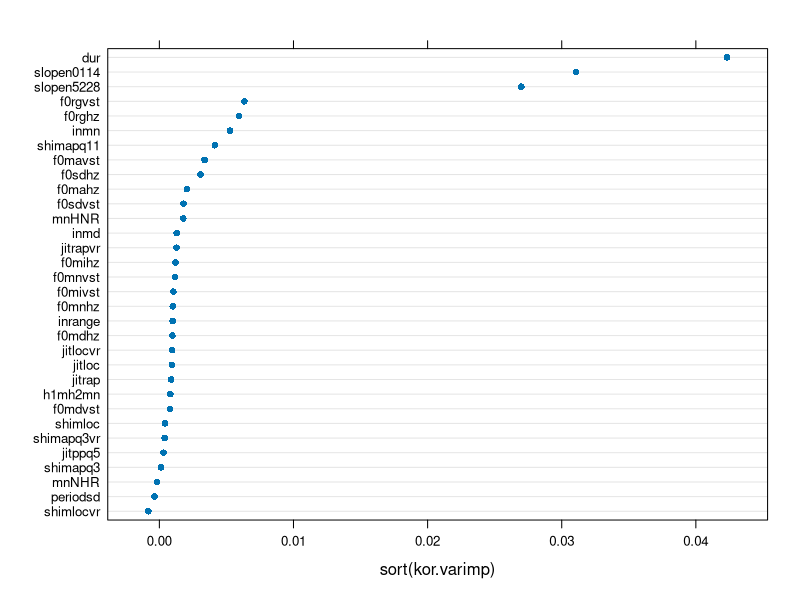
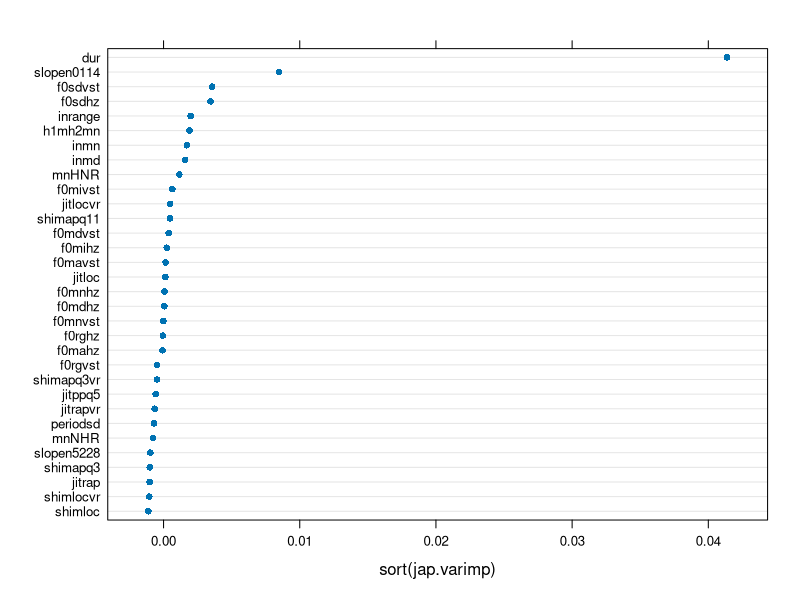

These figures' R source, in order:
## Bodo Winter
## September 14, 2016
## Japanese & Korean production analysis

##------------------------------------------------------------------
## Pre-processing:
##------------------------------------------------------------------

## Load in libraries:

library(dplyr)	# for data processing
library(lme4)	# for mixed models
library(party)	# for random forests
options(stringsAsFactors = F)
options(dplyr.width = Inf)

## Load in data:

setwd('/Volumes/Macintosh HD/Volumes/Macintosh HD/Users/teeniematlock/Desktop/research/politeness/japanese_perception/analysis/')
prod <- read.csv('japanese_korean_production.csv') %>% tbl_df()

## Create a 'unique speaker variable' by pasting subject column with language column:

prod$SubID <- paste(prod$speaker, prod$language, sep = ':')

## Create a 'unique item variable' by pasting item column with langtask column:

prod$Item <- paste(prod$scenario, prod$langtask, sep = ':')

## Create Korean and Japanese subsets:

kor <- filter(prod, language == 'Korean')
jap <- filter(prod, language == 'Japanese')



##------------------------------------------------------------------
## Mixed model analysis:
##------------------------------------------------------------------

## Define variables to perform mixed model analysis on:

variables <- c('dur', 'f0mnhz', 'f0sdhz',
	'inmn', 'inrange', 'jitloc',
	'shimloc', 'h1mh2mn', 'mnHNR')

## Create empty tables to be filled with relevant statistics:
## (gender main effect, attitude main effect and gender * attitude interaction)
## (for each one we store t-value and slope)
## (... later to be replaced with likelihood ratio test results)
## (can amend this to include SEs for publication)

kor.res <- data.frame(variables,
	gen.t = 0, gen.slope = 0,
	pol.t = 0, pol.slope = 0,
	int.t = 0, int.slope = 0)
jap.res <- kor.res	# copy for Japanese

## Get formula snippets that will be used later:

main_effects <- 'gender + condition2'
int_effects <- paste(main_effects, 'gender:condition2', sep = ' + ')
rand_effects <- '(1 + condition2|SubID) + (1|Item)'
main_effects <- paste(main_effects, rand_effects, sep = ' + ')
int_effects <- paste(int_effects, rand_effects, sep = ' + ')
# explanation: attitude is within-subjects, so there's a random effect for that
# and gender is within-items so there's a random effect for that

## To fork off Powerpoint (Role-Play, Winter & Grawunder, 2012) and E-Prime (Brown et al., 2014) task:

# jap <- filter(jap, task == 'epr')
jap <- filter(jap, task == 'ppt')

## Loop through variables and perform the following analyses:

for (i in 1:length(variables)) {
	## Select variable:
	
	this_var <- variables[i]
	
	## Create formulas:
	
	var_form <- paste0(this_var, ' ~ ')
	main_form <- paste0(var_form, main_effects)
	int_form <- paste0(var_form, int_effects)
	
	## Run models for Korean:
	
	xmdl.main <- lmer(as.formula(main_form),
		data = kor, REML = F)
	xmdl.main <- summary(xmdl.main)$coefficients
	
	xmdl.int <- lmer(as.formula(int_form),
		data = kor, REML = F)
	xmdl.int <- summary(xmdl.int)$coefficients	
	
	## Store relevant data:
	
	kor.res[i, ]$gen.t <- xmdl.main['genderM', 't value']
	kor.res[i, ]$gen.slope <- xmdl.main['genderM', 'Estimate']

	kor.res[i, ]$pol.t <- xmdl.main['condition2polite', 't value']
	kor.res[i, ]$pol.slope <- xmdl.main['condition2polite', 'Estimate']
	
	kor.res[i, ]$int.t <- xmdl.int['genderM:condition2polite', 't value']
	kor.res[i, ]$int.slope <- xmdl.int['genderM:condition2polite', 'Estimate']

	## Run models for japean:
	
	xmdl.main <- lmer(as.formula(main_form),
		data = jap, REML = F)
	xmdl.main <- summary(xmdl.main)$coefficients
	
	xmdl.int <- lmer(as.formula(int_form),
		data = jap, REML = F)
	xmdl.int <- summary(xmdl.int)$coefficients	
	
	## Store relevant data:
	
	jap.res[i, ]$gen.t <- xmdl.main['genderM', 't value']
	jap.res[i, ]$gen.slope <- xmdl.main['genderM', 'Estimate']

	jap.res[i, ]$pol.t <- xmdl.main['condition2polite', 't value']
	jap.res[i, ]$pol.slope <- xmdl.main['condition2polite', 'Estimate']
	
	jap.res[i, ]$int.t <- xmdl.int['genderM:condition2polite', 't value']
	jap.res[i, ]$int.slope <- xmdl.int['genderM:condition2polite', 'Estimate']
	}
# some convergence issues that we'll ignore for now

## Store results:

write.table(kor.res, file = 'kor_production_LMER_results.csv',
	sep = ',', row.names = F)
write.table(jap.res, file = 'jap_production_LMER_results.csv',
	sep = ',', row.names = F)



##------------------------------------------------------------------
## Random forests (for now without conditional = T):
##------------------------------------------------------------------

## Create uber formulas:

all_vars <- prod %>% select(dur:shimapq3vr) %>% colnames
uber_form <- paste(all_vars, collapse = ' + ')
uber_form <- paste('condition2', uber_form, sep = ' ~ ')

## Set random forest parameters:

my_settings <- cforest_unbiased(ntree = 2000,
	mtry = round(sqrt(length(all_vars))))

## For this analysis the response needs to be a factor:

kor <- kor %>% mutate(condition2 = as.factor(condition2))
jap <- jap %>% mutate(condition2 = as.factor(condition2))

## Run forest on Korean and Japanese data separately:

kor.forest <- cforest(as.formula(uber_form),
	data = kor, controls = my_settings)
jap.forest <- cforest(as.formula(uber_form),
	data = jap, controls = my_settings)

## Get variable importances:

kor.varimp <- varimp(kor.forest, conditional = F)
jap.varimp <- varimp(jap.forest, conditional = F)

## Plot this:

library(lattice)
dotplot(sort(kor.varimp))
dotplot(sort(jap.varimp))

## Get predictive accuracies:

kor.pred <- predict(kor.forest)
jap.pred <- predict(jap.forest)

kor.tab <- table(kor$condition2, kor.pred)
jap.tab <- table(jap$condition2, jap.pred)
sum(diag(kor.tab)) / sum(kor.tab)	# 93%
sum(diag(jap.tab)) / sum(jap.tab)	# 88%
